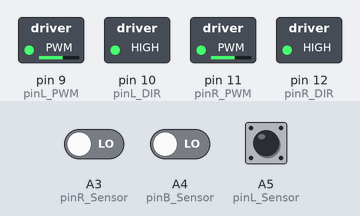
Bench run of a sketch on a simulated Arduino Uno, built with avr-gcc and run on an emulated ATmega328P. Shown: switched loads named in the sketch (green lamp = pin HIGH). The inputs (shaded band) are chosen by the test bench; at power-on: A4 (pinB_Sensor) LOW, A3 (pinR_Sensor) LOW, A5 (pinL_Sensor) HIGH.

Above: at 1.2 s.
1.3 s: A4 (pinB_Sensor) driven HIGH
At 2.5 s:
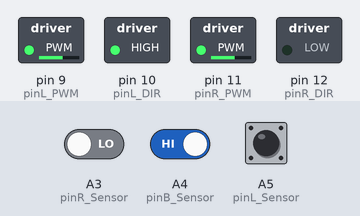
2.8 s: A3 (pinR_Sensor) driven HIGH
At 3.6 s:
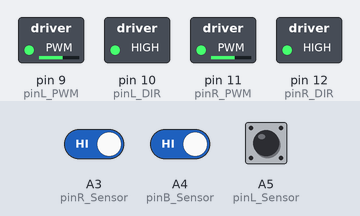
4.3 s: A5 (pinL_Sensor) driven LOW
At 4.8 s:
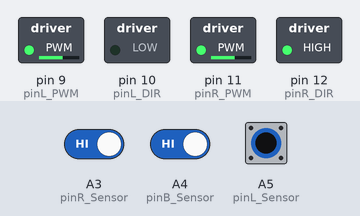
5.8 s: A5 (pinL_Sensor) driven HIGH
At 7.0 s:
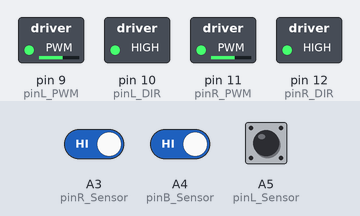
7.3 s: A3 (pinR_Sensor) driven LOW and A5 (pinL_Sensor) driven LOW
At 10.2 s:
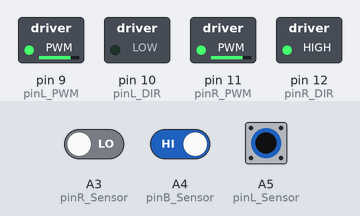
10.3 s: A5 (pinL_Sensor) pulsed HIGH 5 times (0.12 s each, 0.3 s apart)
Timing chart, 0 to 14.8 s (numbered marks = the images above; inputs shaded):
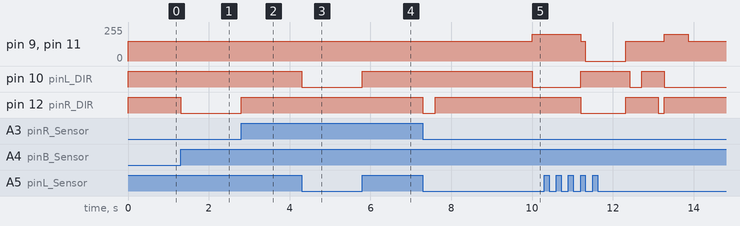

Measured:
- after the input at 1.3 s, pin 12 (pinR_DIR): HIGH → LOW at once
- after the input at 2.8 s, pin 12 (pinR_DIR): LOW → HIGH at once
- after the input at 4.3 s, pin 10 (pinL_DIR): HIGH → LOW at once
- after the input at 5.8 s, pin 10 (pinL_DIR): LOW → HIGH at once
- after the input at 7.3 s, pin 9 (pinL_PWM), pin 11 (pinR_PWM): 150/255 → 200/255 after 2.7 s; pin 10 (pinL_DIR): HIGH → LOW after 2.7 s; pin 12 (pinR_DIR): HIGH → LOW at once, → HIGH 0.30 s later

The sketch:

test.ino
```cpp
/*
  ELEC1100 earlydemo

  Group No. (number of your project box):  5
  Group Member 1 (name & SID): Wu Chun Fei Gabriel 20985696
  Group Member 2 (name & SID): TAI Wing Kuen 20983973

*/

// assign meaningful names to those pins that will be used

const int pinL_Sensor = A5;      //pin A5: left sensor
const int pinB_Sensor = A4;      //pin A4: bumper sensor
const int pinR_Sensor = A3;      //pin A3: right sensor

const int pinL_PWM = 9;          //pin D9: left motor speed
const int pinL_DIR = 10;         //pin D10: left motor direction

const int pinR_PWM = 11;         //pin D11: right motor speed
const int pinR_DIR = 12;         //pin D12: right motor direction

//define variables to be used in script

int bumperSensor = 1;  // not sensing white
int leftSensor = 1;    // not sensing white
int rightSensor = 1;   // not sensing white

int countBumper = 0;   // bumper sensor not triggered yet
int countTjunction = 0; // for detecting T-junctions
int count360=0;
int countStop=0;
unsigned long lastTjunctionTime = 0; // store the last Tjunction time
const unsigned long TjunctionCD = 10000; // cooldown 10s for not miscounting Tjunction


// the setup function runs once when you press reset or power the board

void setup ()
{
  // define pins as input and output
  pinMode(pinB_Sensor, INPUT);
  pinMode(pinL_Sensor, INPUT);
  pinMode(pinR_Sensor, INPUT);

  pinMode(pinL_DIR, OUTPUT);
  pinMode(pinR_DIR, OUTPUT);

  pinMode(pinL_PWM, OUTPUT);
  pinMode(pinR_PWM, OUTPUT);

  // initialize output pins
  digitalWrite(pinL_DIR, HIGH);   //forward direction
  digitalWrite(pinR_DIR, HIGH);   //forward direction
  analogWrite(pinL_PWM, 0);       //stop at the start position
  analogWrite(pinR_PWM, 0);       //stop at the start position
}

// the loop function runs over and over again forever

void loop() {

  // Arduino is reading the sensor measurements
  bumperSensor = digitalRead(pinB_Sensor);
  leftSensor = digitalRead(pinL_Sensor);
  rightSensor = digitalRead(pinR_Sensor);

  // car stops at the start position when bumper sensor no trigger
  if ( bumperSensor && countBumper == 0 ) {
    analogWrite(pinL_PWM, 0);
    analogWrite(pinR_PWM, 0);
  }

  // bumper sensor is triggered at the start position for the 1st time
  else if ( !bumperSensor && countBumper == 0) {
    analogWrite(pinL_PWM, 150);
    analogWrite(pinR_PWM, 150);
    countBumper = countBumper + 1;
    delay(350);     //to let the car leave the start position with no miscount
  }

  // car is tracking on the white line
  else if ( bumperSensor && countBumper == 1)
  {
    if ( !leftSensor && !rightSensor &&countTjunction==0) {// 1st tjunction
      // Turn right
        analogWrite(pinL_PWM, 150);
        analogWrite(pinR_PWM, 150);
        digitalWrite(pinL_DIR, HIGH);
        digitalWrite(pinR_DIR, 0);
        lastTjunctionTime == millis(); // store 1st Tjunction time
        delay(300);
        countTjunction+=1;
      }
    else if(countTjunction==2 && count360==0 && millis() >= (lastTjunctionTime+TjunctionCD)) {//360 spin
        analogWrite(pinL_PWM, 200);
        analogWrite(pinR_PWM, 200);
        digitalWrite(pinL_DIR, LOW);
        digitalWrite(pinR_DIR, 1);
        delay(1200);
        count360 += 1;
        countTjunction+=1;
    }
    else if(countTjunction==4)//stop then resume
    {
      analogWrite(pinL_PWM, 0);
      analogWrite(pinR_PWM, 0);
      delay(1000);
      analogWrite(pinL_PWM, 150);
      analogWrite(pinR_PWM, 150);
      digitalWrite(pinL_DIR, HIGH);
      digitalWrite(pinR_DIR, HIGH);
      delay(100);
      countTjunction+=1;
    }
    else if (countTjunction==6)//turn left, ignore first junction
    {
      analogWrite(pinL_PWM, 150);
      analogWrite(pinR_PWM, 150);
      digitalWrite(pinL_DIR, 0);
      digitalWrite(pinR_DIR, HIGH);
      delay(300);
      analogWrite(pinL_PWM, 150);
      analogWrite(pinR_PWM, 150);
      digitalWrite(pinL_DIR, 1);
      digitalWrite(pinR_DIR, 1);
      delay(400);
      countTjunction+=1;
    }
    else if(countTjunction==8)//task 13 ignore left white line
    {
      analogWrite(pinL_PWM, 150);
      analogWrite(pinR_PWM, 150);
      digitalWrite(pinL_DIR, 1);
      digitalWrite(pinR_DIR, 0);
      delay(150);
      countTjunction+=1;
    }
    else if(countTjunction==10)//180 spin
    {
        analogWrite(pinL_PWM, 200);
        analogWrite(pinR_PWM, 200);
        digitalWrite(pinL_DIR, LOW);
        digitalWrite(pinR_DIR, 1);
        delay(600);
        countTjunction+=1;
    }
    else if(countTjunction==12)//turn left
    {
        analogWrite(pinL_PWM, 150);
        analogWrite(pinR_PWM, 150);
        digitalWrite(pinL_DIR, 0);
        digitalWrite(pinR_DIR, 1);
        delay(300);
        countTjunction+=1;
    }
    else if ( !bumperSensor && countBumper == 1) {
        analogWrite(pinL_PWM, 150);
        analogWrite(pinR_PWM, 150);
        digitalWrite(pinL_DIR, 0);
        digitalWrite(pinR_DIR, 0);
        delay(350);
        countBumper+=1;
    }
    else if ( !leftSensor && !rightSensor && millis() >= (lastTjunctionTime+TjunctionCD)) {
        countTjunction+=1;
    }
    else if ( !leftSensor && !rightSensor && millis() < (lastTjunctionTime+TjunctionCD)) {
        // Move straight
        analogWrite(pinL_PWM, 150);
        analogWrite(pinR_PWM, 150);
        digitalWrite(pinL_DIR, HIGH);
        digitalWrite(pinR_DIR, HIGH);
    }
    //follow straight line
    if ( !leftSensor && rightSensor ) {
      // Turn left
        analogWrite(pinL_PWM, 150);
        analogWrite(pinR_PWM, 150);
        digitalWrite(pinL_DIR, 0);
        digitalWrite(pinR_DIR, HIGH);
      }

    if ( leftSensor && !rightSensor ) {
      // Turn right
        analogWrite(pinL_PWM, 150);
        analogWrite(pinR_PWM, 150);
        digitalWrite(pinL_DIR, HIGH);
        digitalWrite(pinR_DIR, 0);
      }

    if ( leftSensor && rightSensor ) {
      // Move straight
        analogWrite(pinL_PWM, 150);
        analogWrite(pinR_PWM, 150);
        digitalWrite(pinL_DIR, HIGH);
        digitalWrite(pinR_DIR, HIGH);
      }

  }
    if(countBumper==2)
    {
      analogWrite(pinL_PWM, 0);
      analogWrite(pinR_PWM, 0);
    }
  }
```
